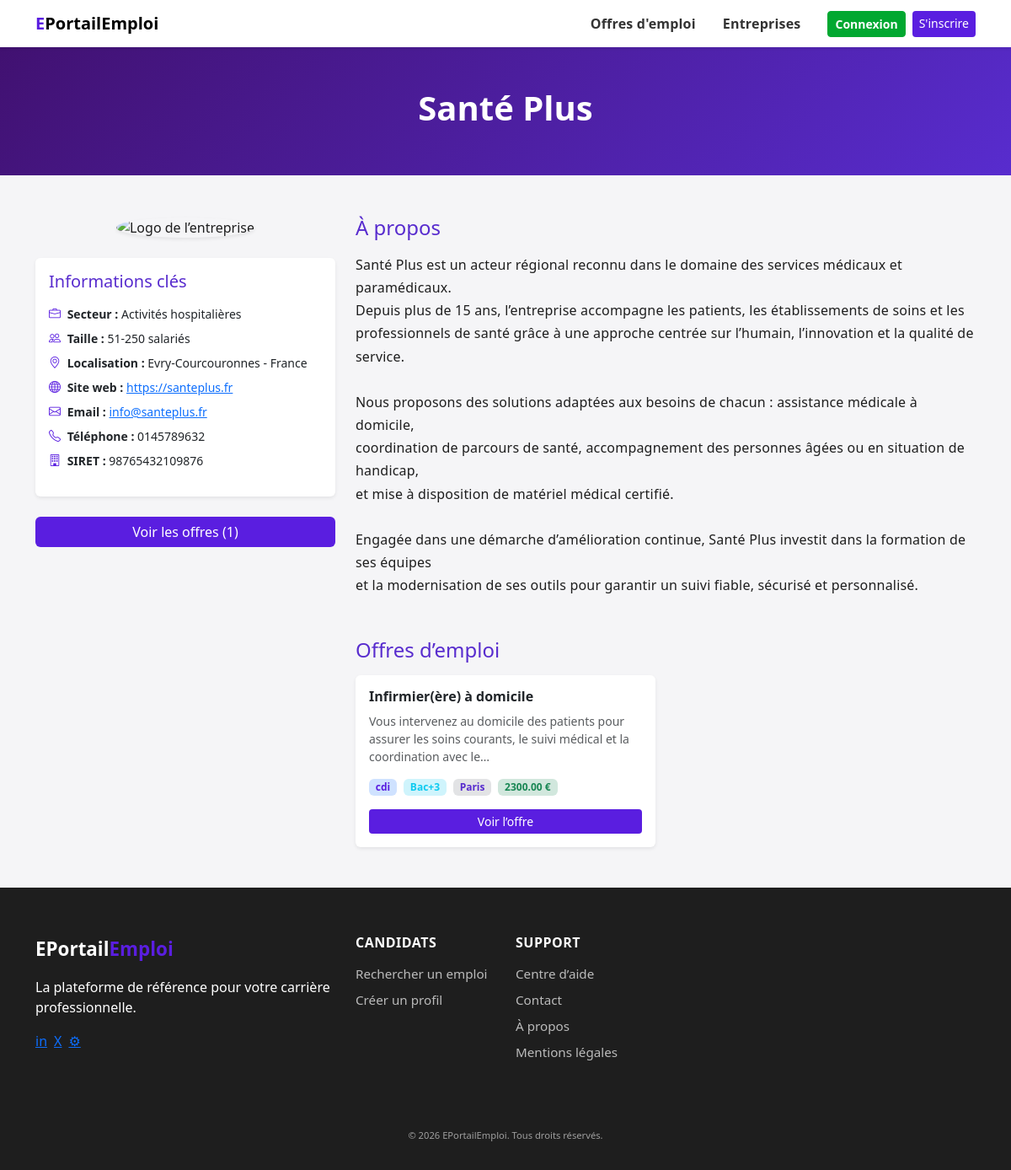
/entreprises/show?id=5, run on the app's committed database.
### tables this page shows
CREATE TABLE IF NOT EXISTS `entreprises` (
  `id` int NOT NULL AUTO_INCREMENT,
  `date_inscription` timestamp NULL DEFAULT CURRENT_TIMESTAMP,
  `gestionnaire_id` int DEFAULT NULL,
  `nom` varchar(150) NOT NULL,
  `secteur_id` int NOT NULL,
  `adresse` varchar(255) NOT NULL,
  `code_postal` varchar(20) DEFAULT NULL,
  `ville` varchar(150) DEFAULT NULL,
  `pays` varchar(100) DEFAULT NULL,
  `telephone` varchar(30) DEFAULT NULL,
  `email` varchar(100) DEFAULT NULL,
  `siret` varchar(14) NOT NULL,
  `site_web` varchar(255) DEFAULT NULL,
  `taille` varchar(50) DEFAULT NULL,
  `description` text,
  `logo` varchar(255) DEFAULT NULL,
  PRIMARY KEY (`id`),
  UNIQUE KEY `siret` (`siret`),
  UNIQUE KEY `fk_entreprises_gestionnaire` (`gestionnaire_id`) USING BTREE,
  KEY `secteur_id` (`secteur_id`)
);

CREATE TABLE IF NOT EXISTS `secteurs_entreprises` (
  `id` int NOT NULL AUTO_INCREMENT,
  `code` varchar(10) NOT NULL,
  `libelle` varchar(150) NOT NULL,
  `description` text,
  PRIMARY KEY (`id`),
  UNIQUE KEY `code` (`code`)
);

CREATE TABLE IF NOT EXISTS `offres` (
  `id` int NOT NULL AUTO_INCREMENT,
  `auteur_id` int DEFAULT NULL,
  `date_creation` datetime NOT NULL,
  `modifie_par` int DEFAULT NULL,
  `date_modification` datetime DEFAULT NULL,
  `entreprise_id` int NOT NULL,
  `type_offre_id` int NOT NULL,
  `niveau_qualification_id` int NOT NULL,
  `domaine_emploi_id` int NOT NULL,
  `localisation_id` int NOT NULL,
  `titre` varchar(150) NOT NULL,
  `description` text,
  `date_debut` date DEFAULT NULL,
  `date_fin` date DEFAULT NULL,
  `duree_contrat` int DEFAULT NULL,
  `salaire` decimal(10,2) DEFAULT NULL,
  `statut` enum('active','inactive','archive') DEFAULT 'active',
  PRIMARY KEY (`id`),
  KEY `type_offre_id` (`type_offre_id`),
  KEY `niveau_qualification_id` (`niveau_qualification_id`),
  KEY `domaine_emploi_id` (`domaine_emploi_id`),
  KEY `localisation_id` (`localisation_id`),
  KEY `user_id` (`auteur_id`) USING BTREE,
  KEY `offres_ibfk_2` (`entreprise_id`),
  KEY `fk_offres_modifie_par` (`modifie_par`)
);

CREATE TABLE IF NOT EXISTS `types_offres` (
  `id` int NOT NULL AUTO_INCREMENT,
  `code` varchar(50) NOT NULL,
  `description` varchar(100) NOT NULL,
  PRIMARY KEY (`id`),
  UNIQUE KEY `code` (`code`)
);

CREATE TABLE IF NOT EXISTS `niveaux_qualification` (
  `id` int NOT NULL AUTO_INCREMENT,
  `libelle` varchar(100) NOT NULL,
  PRIMARY KEY (`id`),
  UNIQUE KEY `libelle` (`libelle`)
);

CREATE TABLE IF NOT EXISTS `localisations` (
  `id` int NOT NULL AUTO_INCREMENT,
  `ville` varchar(100) NOT NULL,
  `departement` varchar(100) DEFAULT NULL,
  `region` varchar(100) DEFAULT NULL,
  `pays` varchar(100) NOT NULL,
  PRIMARY KEY (`id`)
);

### views/entreprise/show.php (the view, shortened to what the rows shown need)
<?php
$e = static fn ($val) => htmlspecialchars((string)$val, ENT_QUOTES, 'UTF-8');
$titre = $entreprise['nom'] ?? 'Entreprise';
?>
<?php require __DIR__ . '/../partials/banniere.php'; ?>
<section class="container py-5">
    <div class="row gy-5">
        <aside class="col-12 col-lg-4">
            <div class="card shadow-sm border-0 mb-4">
                <div class="card-body">
                    <h2 class="h5 text-secondary mb-3">Informations clés</h2>
                    <ul class="list-unstyled small">
                        <?php if (!empty($entreprise['secteur'])): ?>
                            <li class="mb-2">
                                <i class="bi bi-briefcase text-primary me-1"></i>
                                <strong>Secteur :</strong> <?= $e($entreprise['secteur']) ?>
                            </li>
                        <?php endif; ?>
                        <?php if (!empty($entreprise['taille'])): ?>
                            <li class="mb-2">
                                <i class="bi bi-people text-primary me-1"></i>
                                <strong>Taille :</strong> <?= $e($entreprise['taille']) ?> salariés
                            </li>
                        <?php endif; ?>
                        <?php if (!empty($entreprise['ville']) || !empty($entreprise['pays'])): ?>
                            <li class="mb-2">
                                <i class="bi bi-geo-alt text-primary me-1"></i>
                                <strong>Localisation :</strong>
                                <?= $e($entreprise['ville'] ?? '') ?>
                                <?= (!empty($entreprise['ville']) && !empty($entreprise['pays'])) ? ' - ' : '' ?>
                                <?= $e($entreprise['pays'] ?? '') ?>
                            </li>
                        <?php endif; ?>
                        <?php if (!empty($entreprise['site_web'])): ?>
                            <li class="mb-2">
                                <i class="bi bi-globe text-primary me-1"></i>
                                <strong>Site web :</strong>
                                <a href="<?= $e($entreprise['site_web']) ?>" target="_blank" rel="noopener noreferrer">
                                    <?= $e($entreprise['site_web']) ?>
                                </a>
                            </li>
                        <?php endif; ?>
                        <?php if (!empty($entreprise['email'])): ?>
                            <li class="mb-2">
                                <i class="bi bi-envelope text-primary me-1"></i>
                                <strong>Email :</strong>
                                <a href="mailto:<?= $e($entreprise['email']) ?>"><?= $e($entreprise['email']) ?></a>
                            </li>
                        <?php endif; ?>
                        <?php if (!empty($entreprise['telephone'])): ?>
                            <li class="mb-2">
                                <i class="bi bi-telephone text-primary me-1"></i>
                                <strong>Téléphone :</strong> <?= $e($entreprise['telephone']) ?>
                            </li>
                        <?php endif; ?>
                        <?php if (!empty($entreprise['siret'])): ?>
                            <li class="mb-2">
                                <i class="bi bi-building text-primary me-1"></i>
                                <strong>SIRET :</strong> <?= $e($entreprise['siret']) ?>
                            </li>
                        <?php endif; ?>
                    </ul>
                </div>
            </div>
        </aside>
        <div class="col-12 col-lg-8">
            <section class="mb-5">
                <h2 class="h4 text-secondary mb-3">À propos</h2>
                <p class="text-readable"><?= nl2br($e($entreprise['description'] ?? 'Pas de description disponible.')) ?></p>
            </section>
            <section id="offers">
                <h2 class="h4 text-secondary mb-3">Offres d’emploi</h2>
                <?php if (empty($offres)): ?>
                    <p class="text-muted">Aucune offre pour le moment.</p>
                <?php else: ?>
                    <div class="row g-4">
                        <?php foreach ($offres as $offre): ?>
                            <div class="col-12 col-md-6">
                                <article class="card h-100 shadow-sm border-0 offer-card">
                                    <div class="card-body d-flex flex-column">
                                        <h3 class="h6 fw-bold mb-2"><?= $e($offre['titre']) ?></h3>
                                        <p class="text-muted small mb-3">
                                            <?= $e(mb_strimwidth($offre['description'] ?? '', 0, 120, '…')) ?>
                                        </p>
                                        <div class="d-flex flex-wrap gap-2 mb-3">
                                            <?php if (!empty($offre['offre_code'])): ?>
                                                <span class="badge bg-primary-subtle text-primary">
                                                    <?= $e($offre['offre_code']) ?>
                                                </span>
                                            <?php endif; ?>
                                            <?php if (!empty($offre['niveau_qualification'])): ?>
                                                <span class="badge bg-info-subtle text-info">
                                                    <?= $e($offre['niveau_qualification']) ?>
                                                </span>
                                            <?php endif; ?>
                                            <?php if (!empty($offre['localisation'])): ?>
                                                <span class="badge bg-secondary-subtle text-secondary">
                                                    <?= $e($offre['localisation']) ?>
                                                </span>
                                            <?php endif; ?>
                                            <?php if (!empty($offre['salaire'])): ?>
                                                <span class="badge bg-success-subtle text-success">
                                                    <?= $e($offre['salaire']) ?> €
                                                </span>
                                            <?php endif; ?>
                                        </div>
                                        <a href="/offres/show?id=<?= $offre['id'] ?>"
                                           class="btn btn-primary btn-sm mt-auto"
                                           aria-label="Voir l’offre <?= $e($offre['titre']) ?>">
                                            Voir l’offre
                                        </a>
                                    </div>
                                </article>
                            </div>
                        <?php endforeach; ?>
                    </div>
                <?php endif; ?>
            </section>
        </div>
    </div>
</section>

### views/partials/banniere.php
<section class="py-5 text-center bg-primary-gradient text-white">
  <div class="container">
    <h1 class="hero-title mb-2"><?= $e($titre ?? $title) ?></h1>
  </div>
</section>

### data on the page
entreprises: nom "Santé Plus", secteur.libelle "Activités hospitalières", taille "51-250", ville "Evry-Courcouronnes", pays "France", site_web "https://santeplus.fr", email "info@santeplus.fr", telephone "0145789632", siret "98765432109876", description "Santé Plus est un acteur régional reconnu dans le domaine des services médicaux et paramédicaux. Depuis plus de 15 ans, l’entreprise accompagne les patients, les établissements de soins et les professionnels de santé grâce à une approche centrée sur l’humain, l’innovation et la qualité de service. Nous proposons des solutions adaptées aux besoins de chacun : assistance médicale à domicile, coordination de parcours de santé, accompagnement des personnes âgées ou en situation de handicap, et mise à disposition de matériel médical certifié. Engagée dans une démarche d’amélioration continue, Santé Plus investit dans la formation de ses équipes et la modernisation de ses outils pour garantir un…"
offres: titre "Infirmier(ère) à domicile", description "Vous intervenez au domicile des patients pour assurer les soins courants, le suivi médical et la coordination avec le…", type_offre.code "cdi", niveau_qualification.libelle "Bac+3", localisation.ville "Paris", salaire "2300.00"

### other printed values
count($offres) "1"
